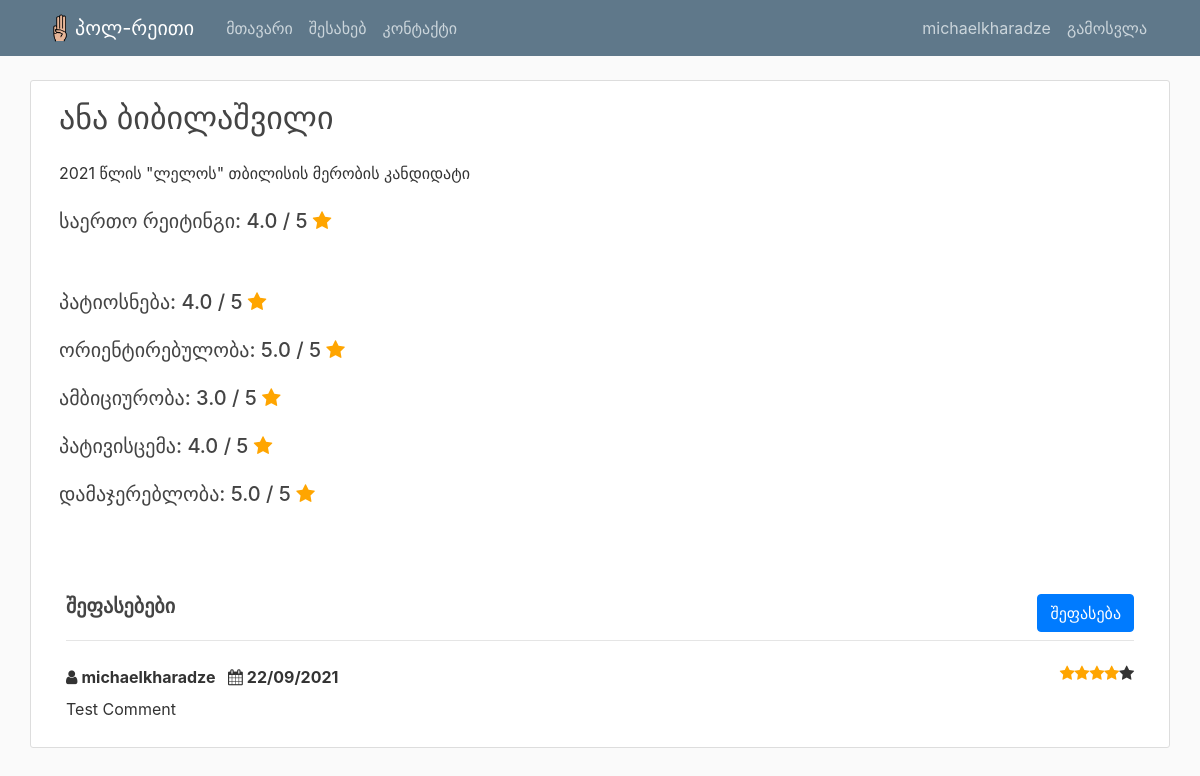
The app's page /politician/22/ (signed in) with its own data.
### politicians/models.py (models this page shows, shortened)
class Post(models.Model):
    name = models.CharField(max_length=150)
    description = models.TextField()

class Review(models.Model):
    approved = models.BooleanField(default=False)
    user = models.ForeignKey(User, on_delete=models.CASCADE)
    postz = models.ForeignKey(Post, related_name="comments", on_delete=models.CASCADE)
    comment = models.TextField(max_length=300, blank=True)
    honesty_rate = models.IntegerField()
    focus_rate = models.IntegerField()
    ambition_rate = models.IntegerField()
    respect_rate = models.IntegerField()
    persuasiveness_rate = models.IntegerField()
    general_rate = models.IntegerField()
    created_at = models.DateTimeField(auto_now_add=True)

### politicians/views.py (the view)
# urls.py: path('politician/<int:id>/', views.post_detail_view, name ='politician-detail'),
def post_detail_view(request, id):
    pk = id
    reviews = Review.objects.filter(postz_id=id).order_by("-id")
    general_rating = reviews.aggregate(Avg("general_rate"))["general_rate__avg"]
    if(general_rating):
      general_rating = round(general_rating, 1)
    else:
      general_rating = " "
    honesty_rating = reviews.aggregate(Avg("honesty_rate"))["honesty_rate__avg"]
    if(honesty_rating):
      honesty_rating = round(honesty_rating, 1)
    else:
      honesty_rating = " "
    focus_rating = reviews.aggregate(Avg("focus_rate"))["focus_rate__avg"]
    if(focus_rating):
      focus_rating = round(focus_rating, 1)
    else:
      focus_rating = " "
    ambition_rating = reviews.aggregate(Avg("ambition_rate"))["ambition_rate__avg"]
    if(ambition_rating):
      ambition_rating = round(ambition_rating, 1)
    else:
      ambition_rating = " "
    respect_rating = reviews.aggregate(Avg("respect_rate"))["respect_rate__avg"]
    if(respect_rating):
      respect_rating = round(respect_rating, 1)
    else:
      respect_rating = " "
    persuasiveness_rating = reviews.aggregate(Avg("persuasiveness_rate"))["persuasiveness_rate__avg"]
    if(persuasiveness_rating):
      persuasiveness_rating = round(persuasiveness_rating, 1)
    else:
      persuasiveness_rating = " "
    commentsP = Paginator(reviews, 4)
    commentsPage = request.GET.get('page')
    commentsList = commentsP.get_page(commentsPage)
    context = {
        'object': Post.objects.get(id=id),
        'title': Post.objects.get(id=id).name,
        'reviews': reviews,
        'general_rating': general_rating,
        'honesty_rating': honesty_rating,
        'focus_rating': focus_rating,
        'ambition_rating': ambition_rating,
        'respect_rating': respect_rating,
        'persuasiveness_rating': persuasiveness_rating,
        'commentsList': commentsList
    }
    return render(request, "politicians/post_detail.html", context)

### politicians/templates/politicians/post_detail.html (shortened to what this page needs)
{% extends "politicians/base.html" %}
{% block content %}
  <article style="width: 100%" class="content-section">
    <div class="media-body">
      <h2 style="padding: 8px" class="article-title">{{ object.name }}</h2>
      <p style="padding: 8px" class="article-content">{{ object.description }}</p>
      <h5 style="padding: 8px; display: inline; word-break: nowrap" class="article-content">საერთო რეიტინგი: {{ general_rating }} / 5 <span class="fa fa-star checked"></span>&nbsp;&nbsp;&nbsp;</h5>
      <br />
      <br />
      <br />
      <h5 style="padding: 8px; white-space: nowrap">პატიოსნება: {{ honesty_rating }} / 5 <span class="fa fa-star checked"></span>&nbsp;&nbsp;&nbsp;</h5>
      <h5 style="padding: 8px; white-space: nowrap">ორიენტირებულობა: {{ focus_rating }} / 5 <span class="fa fa-star checked"></span>&nbsp;&nbsp;&nbsp;</h5>
      <h5 style="padding: 8px; white-space: nowrap">ამბიციურობა: {{ ambition_rating }} / 5 <span class="fa fa-star checked"></span>&nbsp;&nbsp;&nbsp;</h5>
      <h5 style="padding: 8px; white-space: nowrap">პატივისცემა: {{ respect_rating }} / 5 <span class="fa fa-star checked"></span>&nbsp;&nbsp;&nbsp;</h5>
      <h5 style="padding: 8px; white-space: nowrap">დამაჯერებლობა: {{ persuasiveness_rating }} / 5 <span class="fa fa-star checked"></span></h5>
    </div>
    <br />
    <div class="container mt-5">
      <div class="d-flex justify-content-between" style="margin-bottom: 0.5rem;">
      <h5 style="display: inline-block;" class="font-weight-bold">შეფასებები</h5>
      <a class="btn btn-primary" href="{% url 'add_comment' object.pk %}" style="display: inline-block" role="button">შეფასება</a>
      </div>
      <hr class="mt-0 pt-0">
      <div class="row">
        <div class="col-sm-12 mt-2">
          {% if not object.comments.all %}
            <h5>არ არის შეფასებები</h5>
          {% else %}
            {% for com in commentsList %}
            <div class="review-heading">
              <a class="font-weight-bold"><i class="fa fa-user mr-1" aria-hidden=true></i>{{ com.user }}</a>
              <a class="ml-2 font-weight-bold"><i class="fa fa-calendar mr-1"></i>{{ com.created_at|date:'d/m/Y' }}</a>
              {% if com.general_rate == 1 %}
              <i class="fa fa-star" style="float: right;"></i>
              <i class="fa fa-star" style="float: right;"></i>
              <i class="fa fa-star" style="float: right;"></i>
              <i class="fa fa-star" style="float: right;"></i>
              <i class="fa fa-star checked" style="float: right;"></i>
              {% elif com.general_rate == 2 %}
              <i class="fa fa-star" style="float: right;"></i>
              <i class="fa fa-star" style="float: right;"></i>
              <i class="fa fa-star" style="float: right;"></i>
              <i class="fa fa-star checked" style="float: right;"></i>
              <i class="fa fa-star checked" style="float: right;"></i>
              {% elif com.general_rate == 3 %}
              <i class="fa fa-star" style="float: right;"></i>
              <i class="fa fa-star" style="float: right;"></i>
              <i class="fa fa-star checked" style="float: right;"></i>
              <i class="fa fa-star checked" style="float: right;"></i>
              <i class="fa fa-star checked" style="float: right;"></i>
              {% elif com.general_rate == 4 %}
              <i class="fa fa-star" style="float: right;"></i>
              <i class="fa fa-star checked" style="float: right;"></i>
              <i class="fa fa-star checked" style="float: right;"></i>
              <i class="fa fa-star checked" style="float: right;"></i>
              <i class="fa fa-star checked" style="float: right;"></i>
              {% elif com.general_rate == 5 %}
              <i class="fa fa-star checked" style="float: right;"></i>
              <i class="fa fa-star checked" style="float: right;"></i>
              <i class="fa fa-star checked" style="float: right;"></i>
              <i class="fa fa-star checked" style="float: right;"></i>
              <i class="fa fa-star checked" style="float: right;"></i>
              {% endif %}
            </div>
            <div class="review-body mt-2">
              <p>{{ com.comment }}</p>
            </div>
            {% endfor %}
          {% endif %}
        </div>
      </div>
    </div>
  </article>
{% endblock content %}

### politicians/templates/politicians/base.html (shortened to what this page needs)
{% load static %}
<!DOCTYPE html>
<html lang="en">
<head>
    <link rel="stylesheet" href="https://maxcdn.bootstrapcdn.com/bootstrap/4.0.0/css/bootstrap.min.css">
    <link rel="stylesheet" type="text/css" href="{% static 'politicians/main.css' %}">
    <link rel="stylesheet" type="text/css" href="{% static 'politicians/table.css' %}">
    <link rel="stylesheet" href="https://cdnjs.cloudflare.com/ajax/libs/font-awesome/4.7.0/css/font-awesome.min.css">
</head>
<body>
    <header class="site-header">
        <nav class="navbar navbar-expand-xl navbar-dark bg-steel fixed-top">
            <div class="container">
                <a class="navbar-brand mr-4" href="/"><img class="d-inline-block align-top" src="{% static 'politicians/logo.png' %}" width="30" height="30" alt="Logo">პოლ-რეითი</a>
                <div class="collapse navbar-collapse" id="navbarToggle">
                    <div class="navbar-nav mr-auto">
                        <a class="nav-item nav-link" href="{% url 'politician-list' %}">მთავარი</a>
                        <a class="nav-item nav-link" href="{% url 'politician-about' %}">შესახებ</a>
                        <a class="nav-item nav-link" href="{% url 'politician-contact' %}">კონტაქტი</a>
                    </div>
                    <div class="navbar-nav">
                        {% if user.is_authenticated %}
                          <a class="nav-item nav-link">{{ user.username }}</a>
                          <a class="nav-item nav-link" href="{% url 'logout' %}">გამოსვლა</a>
                        {% else %}
                          <a class="nav-item nav-link" href="{% url 'login' %}">შესვლა</a>
                          <a class="nav-item nav-link" href="{% url 'register' %}">რეგისტრაცია</a>
                        {% endif %}
                    </div>
                </div>
            </div>
        </nav>
    </header>
    <main role="main" class="container">
        <div class="row">
                {% block content %}{% endblock %}
        </div>
    </main>
</body>
</html>

### politicians/static/politicians/main.css (style rules this page uses)
body { background: #fafafa; color: #333333; margin-top: 5rem; }
h1, h2, h3, h4, h5, h6 { color: #444444; }
.bg-steel { background-color: #5f788a; }
.site-header .navbar-nav .nav-link { color: #cbd5db; }
.content-section { background: #ffffff; padding: 10px 20px; border: 1px solid #dddddd; border-radius: 3px; margin-bottom: 20px; }
.article-title { color: #444444; }
.article-content { white-space: pre-line; }
.checked { color: orange; }

### records on screen
Post: name "ანა ბიბილაშვილი", description "2021 წლის \"ლელოს\" თბილისის მერობის კანდიდატი"
Review: user "michaelkharadze", created_at "22/09/2021", general_rate 4 (drawn), comment "Test Comment"

### other values on screen
{{ user.username }} "michaelkharadze"
{{ general_rating }} "4.0"
{{ honesty_rating }} "4.0"
{{ focus_rating }} "5.0"
{{ ambition_rating }} "3.0"
{{ respect_rating }} "4.0"
{{ persuasiveness_rating }} "5.0"
